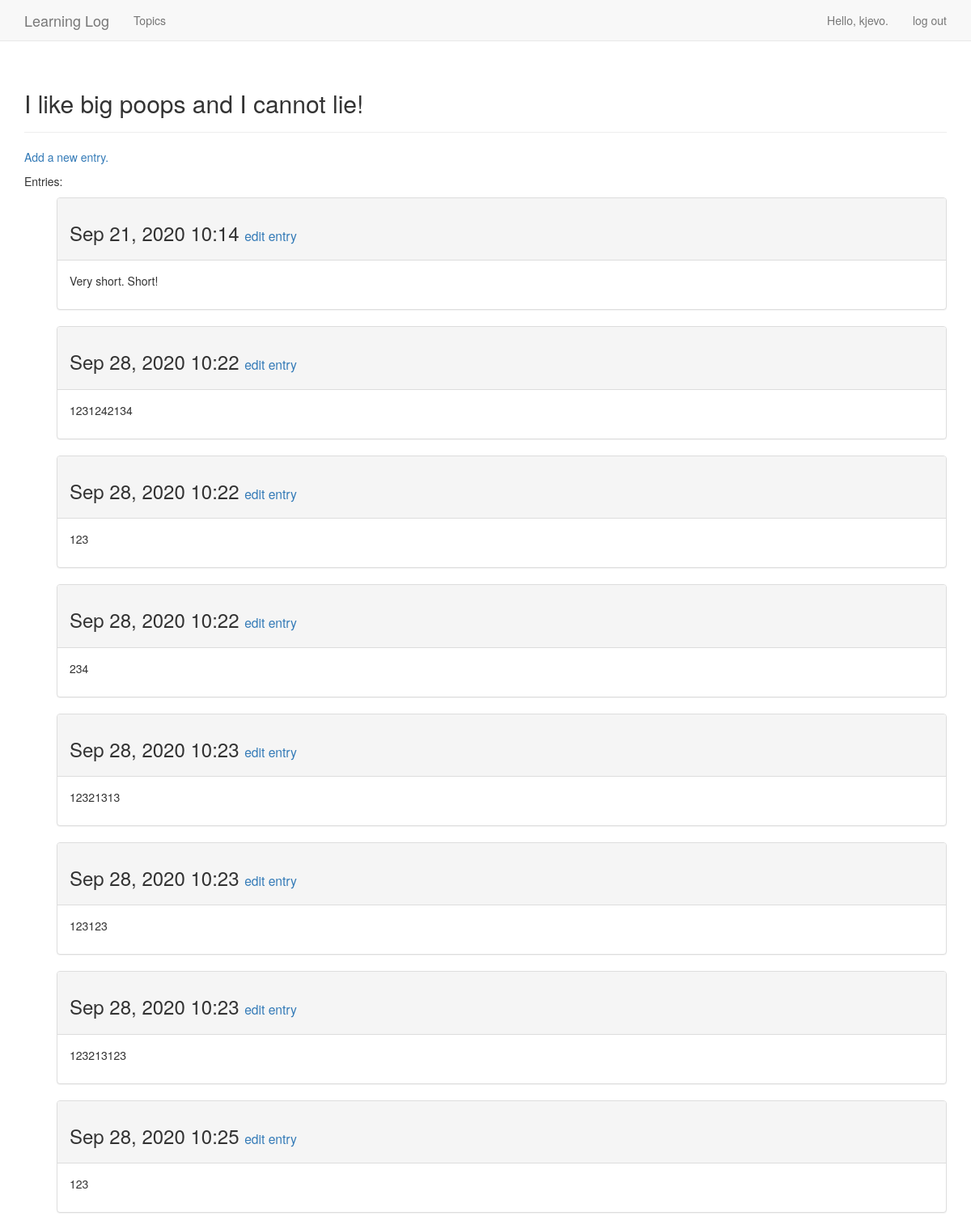
/topic/1/ (signed in), run on an earlier commit of the app's database.
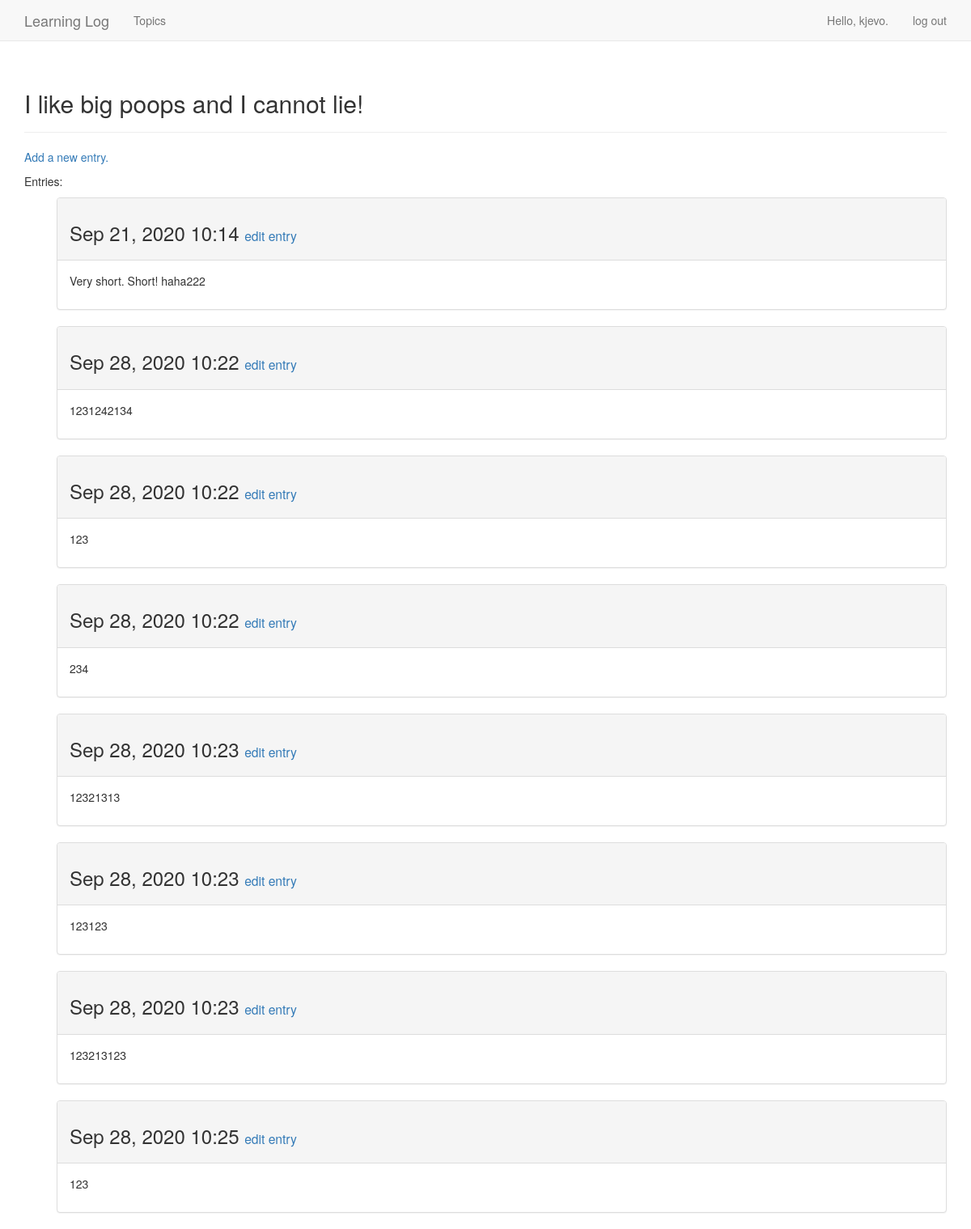
And on a later commit of the database.
### learning_logs/models.py (models this page shows, shortened)
class Entry(models.Model):
    topic = models.ForeignKey(
        Topic,
        on_delete=models.CASCADE
    )
    text = models.TextField()
    date_added = models.DateTimeField(auto_now_add=True)
    class Meta:
        verbose_name_plural = 'entries'

### learning_logs/views.py (the view)
# urls.py: url(r'^topic/(?P<topic_id>\d+)/$', views.topic, name='topic'),
@login_required
def topic(request, topic_id):
    topic = Topic.objects.get(id=topic_id)
    if topic.owner != request.user:
        raise Http404
    context = {
        'topic': topic,
        'entries': Entry.objects.filter(topic=topic_id)
    }
    return render(request, 'topic.html', context)

### learning_logs/models.py (called while the page is built)
    def __str__(self):
        return self.text

### learning_logs/templates/topic.html
{% extends 'base.html' %}
{% block header %}
    <h2>
        {{ topic }}
    </h2>
{% endblock header %}
{% block content %}
<p>
    <a href="{% url 'new_entry' topic.id %}">
        Add a new entry.
    </a>
</p>
<p>Entries:</p>
<ul>
    {% for entry in entries %}
    <div class="panel panel-default">
        <div class="panel-heading">
            <h3>
                {{ entry.date_added|date:'M d, Y H:i' }}
                <small>
                     <a href="{% url 'edit_entry' entry.id %}">edit entry</a>
                </small>
            </h3>
        </div>
        <div class="panel-body">
            {{ entry.text|linebreaks }}
        </div>
    </div>
    {% empty %}
        There are no entries for this topic yet.
    {% endfor %}
</ul>
{% endblock content %}

What changed in the data, as far as the page shows it:
changed Entry: text "Very short. Short!" → "Very short. Short! haha222"
